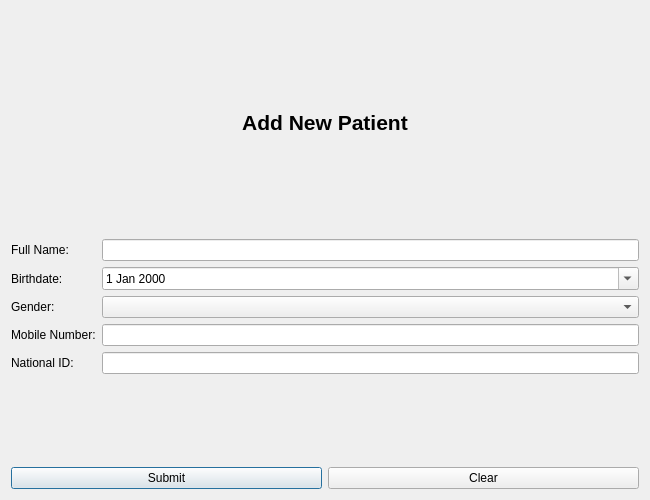
<?xml version="1.0" encoding="UTF-8"?>
<ui version="4.0">
 <class>PatientForm</class>
 <widget class="QDialog" name="PatientForm">
  <property name="geometry">
   <rect>
    <x>0</x>
    <y>0</y>
    <width>650</width>
    <height>500</height>
   </rect>
  </property>
  <property name="windowTitle">
   <string>Add Patient</string>
  </property>

  <layout class="QVBoxLayout" name="verticalLayout">

   <item>
    <widget class="QLabel" name="lblTitle">
     <property name="text">
      <string>Add New Patient</string>
     </property>
     <property name="alignment">
      <set>Qt::AlignCenter</set>
     </property>
     <property name="font">
      <font>
       <pointsize>16</pointsize>
       <bold>true</bold>
      </font>
     </property>
    </widget>
   </item>

   <item>
    <layout class="QFormLayout" name="formLayout">

     <item row="0" column="0">
      <widget class="QLabel" name="label1">
       <property name="text">
        <string>Full Name:</string>
       </property>
      </widget>
     </item>
     <item row="0" column="1">
      <widget class="QLineEdit" name="txtName"/>
     </item>

     <item row="1" column="0">
      <widget class="QLabel" name="label2">
       <property name="text">
        <string>Birthdate:</string>
       </property>
      </widget>
     </item>
     <item row="1" column="1">
      <widget class="QDateEdit" name="dateBirth">
       <property name="calendarPopup">
        <bool>true</bool>
       </property>
      </widget>
     </item>

     <item row="2" column="0">
      <widget class="QLabel" name="label3">
       <property name="text">
        <string>Gender:</string>
       </property>
      </widget>
     </item>
     <item row="2" column="1">
      <widget class="QComboBox" name="cmbGender"/>
     </item>

     <item row="3" column="0">
      <widget class="QLabel" name="label4">
       <property name="text">
        <string>Mobile Number:</string>
       </property>
      </widget>
     </item>
     <item row="3" column="1">
      <widget class="QLineEdit" name="txtMobile"/>
     </item>

     <item row="4" column="0">
      <widget class="QLabel" name="label5">
       <property name="text">
        <string>National ID:</string>
       </property>
      </widget>
     </item>
     <item row="4" column="1">
      <widget class="QLineEdit" name="txtNationalId"/>
     </item>

    </layout>
   </item>

   <item>
    <layout class="QHBoxLayout" name="buttonLayout">

     <item>
      <widget class="QPushButton" name="btnSubmit">
       <property name="text">
        <string>Submit</string>
       </property>
      </widget>
     </item>

     <item>
      <widget class="QPushButton" name="btnClear">
       <property name="text">
        <string>Clear</string>
       </property>
      </widget>
     </item>

    </layout>
   </item>

  </layout>
 </widget>
 <resources/>
 <connections/>
</ui>
